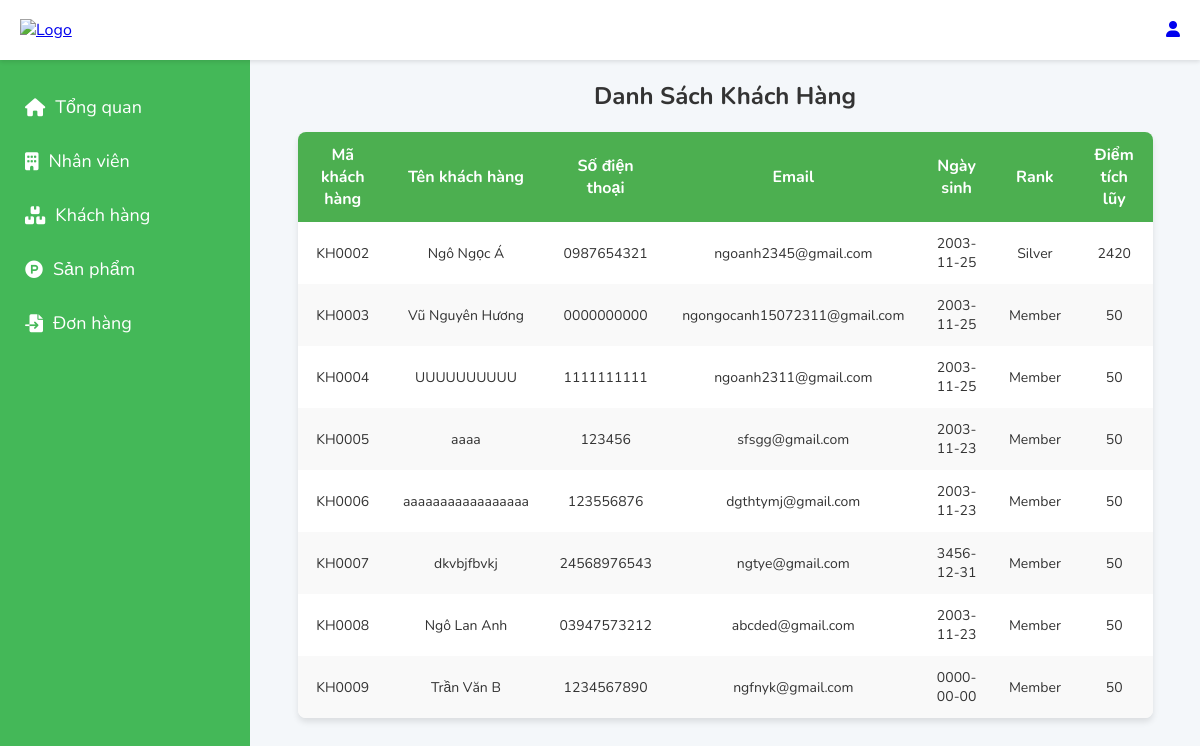
/admin/khachhang (signed in), run on the app's committed database.
### tables this page shows
CREATE TABLE `khachhang`
(
    `id`                varchar(50)  NOT NULL,
    `tenkhachhang`      varchar(100) NOT NULL,
    `email`             varchar(100) DEFAULT NULL,
    `sdt`               varchar(15)  NOT NULL,
    `password`          varchar(200) NOT NULL,
    `ngaysinh`          date         DEFAULT NULL,
    `id_rank`           int(3) NOT NULL,
    `point`             int(6) NOT NULL DEFAULT 50,
    `verification_code` int(6) DEFAULT NULL
);

CREATE TABLE `rank`
(
    `id_rank`   int(3) NOT NULL,
    `name`      varchar(50) NOT NULL,
    `Min_point` int(10) NOT NULL,
    `discount`  int(10) NOT NULL
);

### app/Controllers/admincontroller.php (called while the page is built, shortened)
<?php
require_once dirname(dirname(dirname(__FILE__))) . '/core/Controller.php';
class adminController extends Controller
{
    private $adminModel;
    public function __construct()
    {
        $this->adminModel = $this->model('adminModel');
    }
    public function khachhang()
    {
        $listkh = $this->adminModel->getlistkh();
        $this->view('admin/listkh', ['listkh' => $listkh]);
    }
}

### core/routers.php (called while the page is built, shortened)
<?php
class Router {
    protected $action = 'trangchu';
    private function parseUrl($uri) {
        $uri = str_replace(WEBROOT, '', $uri);
        return explode('/', filter_var(rtrim($uri, '/'), FILTER_SANITIZE_URL));
    }
    public function dispatch($uri) {
        $url = $this->parseUrl($uri);
        if (isset($url[0]) && !empty($url[0])) {
            $controllerName = strtolower($url[0]) . 'Controller';
            $controllerPath = 'app/Controllers/' . $controllerName . '.php';
            if (file_exists($controllerPath)) {
                unset($url[0]);
            }
        }
        $this->controller = new $this->controller;
        if (isset($url[1]) && method_exists($this->controller, $url[1])) {
            $this->action = $url[1];
            unset($url[1]);
        }
        $this->params = $url ? array_values($url) : [];
        call_user_func_array([$this->controller, $this->action], $this->params);
    }
}
?>

### index.php (called while the page is built, shortened)
<?php
require_once dirname(__FILE__) . '/core/routers.php';
$router = new Router();
$router->dispatch($_SERVER['REQUEST_URI']);
?>

### config.php (called while the page is built, shortened)
<?php
$dotenv = Dotenv\Dotenv::createImmutable(__DIR__);

### core/model.php (called while the page is built, shortened)
<?php
require_once dirname(dirname(__FILE__)) . '/config.php';
class Model
{
    public function __construct()
    {
        $this->con = new mysqli(
            $_ENV['DATABASE_HOST'],
            $_ENV['DATABASE_USER'],
            $_ENV['DATABASE_PASS'],
            $_ENV['DATABASE_NAME']
        );
    }
}

### app/models/adminModel.php (called while the page is built, shortened)
<?php
require_once dirname(dirname(dirname(__FILE__))) . '/core/model.php';
class adminModel extends Model
{
    protected $tblkhachhang = "khachhang";
    protected $tblrank = "rank";
    public function getlistkh()
    {
        $sql = "SELECT * FROM $this->tblkhachhang INNER JOIN $this->tblrank ON $this->tblkhachhang.id_rank = $this->tblrank.id_rank";
        $result = $this->con->query($sql);
        return $result;
    }
}
?>

### app/views/admin/listkh.php (the view, shortened to what this page needs)
<!DOCTYPE html>
<html lang="en">
<head>
</head>
<body>
<div class="detail">
    <h2>Danh Sách Khách Hàng</h2>
    <table>
        <thead>
        <tr>
            <th>Mã khách hàng</th>
            <th>Tên khách hàng</th>
            <th>Số điện thoại</th>
            <th>Email</th>
            <th>Ngày sinh</th>
            <th>Rank</th>
            <th>Điểm tích lũy</th>
        </tr>
        </thead>
        <tbody>
        <?php while ($row = mysqli_fetch_array($listkh)) { ?>
            <tr>
                <td><?= $row['id']; ?></td>
                <td><?= $row['tenkhachhang']; ?></td>
                <td><?= $row['sdt']; ?></td>
                <td><?= $row['email']; ?></td>
                <td><?= $row['ngaysinh']; ?></td>
                <td><?= $row['name']; ?></td>
                <td><?= $row['point']; ?></td>
            </tr>
        <?php } ?>
        </tbody>
    </table>
</div>
</body>
</html>

### app/views/header.php (style rules this page uses)
* { margin: 0; padding: 0; box-sizing: border-box; font-family: "Nunito", sans-serif; }
.detail { margin-left: 250px; margin-top: 80px; }

### app/views/admin/listkh.php (style rules this page uses)
body { font-family: 'Roboto', sans-serif; background-color: #f4f7fa; margin: 0; padding: 0; color: #333; }
h1, h2 { color: #333; text-align: center; }
table { width: 90%; margin: 20px auto; border-collapse: collapse; background-color: white; box-shadow: 0 4px 6px rgba(0, 0, 0, 0.1); border-radius: 8px; overflow: hidden; }
th, td { padding: 12px 15px; text-align: center; }
th { background-color: #4CAF50; color: white; font-size: 16px; font-weight: bold; }
td { color: #333; font-size: 14px; }
tr:nth-child(even) { background-color: #f9f9f9; }

### data on the page
khachhang: id "KH0002", tenkhachhang "Ngô Ngọc Á", sdt "0987654321", email "ngoanh2345@gmail.com", ngaysinh "2003-11-25", id_rank.name "Silver", point "2420"
khachhang: id "KH0003", tenkhachhang "Vũ Nguyên Hương", sdt "0000000000", email "ngongocanh15072311@gmail.com", ngaysinh "2003-11-25", id_rank.name "Member", point "50"
khachhang: id "KH0004", tenkhachhang "UUUUUUUUUU", sdt "1111111111", email "ngoanh2311@gmail.com", ngaysinh "2003-11-25", id_rank.name "Member", point "50"
khachhang: id "KH0005", tenkhachhang "aaaa", sdt "123456", email "sfsgg@gmail.com", ngaysinh "2003-11-23", id_rank.name "Member", point "50"
khachhang: id "KH0006", tenkhachhang "aaaaaaaaaaaaaaaaa", sdt "123556876", email "dgthtymj@gmail.com", ngaysinh "2003-11-23", id_rank.name "Member", point "50"
khachhang: id "KH0007", tenkhachhang "dkvbjfbvkj", sdt "24568976543", email "ngtye@gmail.com", ngaysinh "3456-12-31", id_rank.name "Member", point "50"
khachhang: id "KH0008", tenkhachhang "Ngô Lan Anh", sdt "03947573212", email "abcded@gmail.com", ngaysinh "2003-11-23", id_rank.name "Member", point "50"
khachhang: id "KH0009", tenkhachhang "Trần Văn B", sdt "1234567890", email "ngfnyk@gmail.com", ngaysinh "0000-00-00", id_rank.name "Member", point "50"
